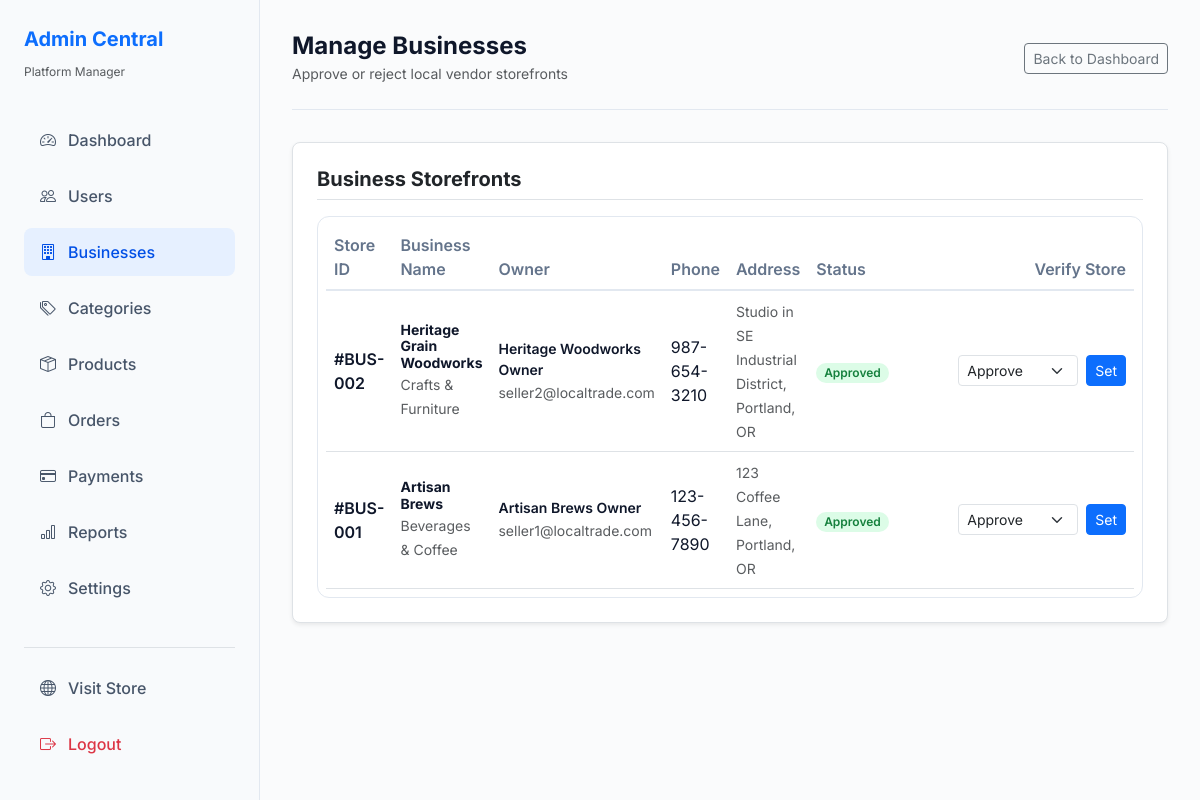
Page /admin/businesses/index.php (signed in) on the committed database.
### tables this page shows
CREATE TABLE IF NOT EXISTS `businesses` (
  `id` INT AUTO_INCREMENT PRIMARY KEY,
  `owner_id` INT NOT NULL,
  `business_name` VARCHAR(150) NOT NULL,
  `business_type` VARCHAR(100) NOT NULL,
  `phone` VARCHAR(20) NOT NULL,
  `address` TEXT NOT NULL,
  `logo` VARCHAR(255) DEFAULT NULL,
  `description` TEXT DEFAULT NULL,
  `status` ENUM('pending', 'approved', 'rejected') DEFAULT 'pending',
  `created_at` TIMESTAMP DEFAULT CURRENT_TIMESTAMP,
  FOREIGN KEY (`owner_id`) REFERENCES `users` (`id`) ON DELETE CASCADE
);

CREATE TABLE IF NOT EXISTS `users` (
  `id` INT AUTO_INCREMENT PRIMARY KEY,
  `full_name` VARCHAR(100) NOT NULL,
  `email` VARCHAR(100) NOT NULL UNIQUE,
  `password` VARCHAR(255) NOT NULL,
  `role` ENUM('admin', 'owner', 'customer') NOT NULL,
  `status` ENUM('active', 'inactive', 'pending') DEFAULT 'active',
  `created_at` TIMESTAMP DEFAULT CURRENT_TIMESTAMP
);

### config/config.php (called while the page is built, shortened)
<?php
function sanitize($data) {
    return htmlspecialchars(trim($data), ENT_QUOTES, 'UTF-8');
}
?>

### admin/businesses/index.php (the view, shortened to what this page needs)
<?php
require_once __DIR__ . '/../../config/config.php';
require_once __DIR__ . '/../../includes/functions.php';
$stmt = $pdo->query("
    SELECT b.*, u.full_name as owner_name, u.email as owner_email
    FROM businesses b
    JOIN users u ON b.owner_id = u.id
    ORDER BY b.id DESC
");
$businesses = $stmt->fetchAll();
require_once __DIR__ . '/../../includes/header.php';
?>
<div class="layout-wrapper">
    <?php require_once __DIR__ . '/../../includes/sidebar.php'; ?>
    <div class="main-content">
        <div class="top-navbar">
            <div>
                <h4 class="fw-bold m-0">Manage Businesses</h4>
                <small class="text-muted">Approve or reject local vendor storefronts</small>
            </div>
            <a href="../dashboard.php" class="btn btn-outline-secondary btn-sm">Back to Dashboard</a>
        </div>
        <div class="card border rounded-3 p-4 bg-white shadow-sm">
            <h5 class="fw-bold mb-3 border-bottom pb-2">Business Storefronts</h5>
            <div class="table-responsive">
                <table class="table table-hover m-0">
                    <thead>
                        <tr>
                            <th>Store ID</th>
                            <th>Business Name</th>
                            <th>Owner</th>
                            <th>Phone</th>
                            <th>Address</th>
                            <th>Status</th>
                            <th class="text-end" style="width: 250px;">Verify Store</th>
                        </tr>
                    </thead>
                    <tbody>
                        <?php if (count($businesses) > 0): ?>
                            <?php foreach ($businesses as $bus): ?>
                                <tr>
                                    <td class="fw-semibold">#BUS-<?php echo str_pad($bus['id'], 3, '0', STR_PAD_LEFT); ?></td>
                                    <td>
                                        <h6 class="fw-bold mb-0 small"><?php echo sanitize($bus['business_name']); ?></h6>
                                        <small class="text-muted"><?php echo sanitize($bus['business_type']); ?></small>
                                    </td>
                                    <td>
                                        <div class="small fw-semibold"><?php echo sanitize($bus['owner_name']); ?></div>
                                        <small class="text-muted"><?php echo sanitize($bus['owner_email']); ?></small>
                                    </td>
                                    <td><?php echo sanitize($bus['phone']); ?></td>
                                    <td><span class="small text-muted"><?php echo sanitize($bus['address']); ?></span></td>
                                    <td>
                                        <span class="badge badge-status status-<?php echo $bus['status']; ?>">
                                            <?php echo ucfirst($bus['status']); ?>
                                        </span>
                                    </td>
                                    <td class="text-end">
                                        <form action="index.php" method="POST" class="d-flex align-items-center justify-content-end gap-2">
                                            <select name="status" class="form-select form-select-sm" style="width: 120px;">
                                                <option value="approved" <?php echo $bus['status'] === 'approved' ? 'selected' : ''; ?>>Approve</option>
                                            </select>
                                            <button type="submit" name="update_business_status" class="btn btn-primary btn-sm">Set</button>
                                        </form>
                                    </td>
                                </tr>
                            <?php endforeach; ?>
                        <?php else: ?>
                            <tr>
                                <td colspan="7" class="text-center py-4 text-muted">No businesses registered on the platform yet.</td>
                            </tr>
                        <?php endif; ?>
                    </tbody>
                </table>
            </div>
        </div>
    </div>
</div>
<?php require_once __DIR__ . '/../../includes/footer.php'; ?>

### assets/css/style.css (style rules this page uses)
:root { --primary-blue: #004fe6; --primary-blue-hover: #003db3; --primary-blue-light: #e6f0ff; --dark-slate: #0f172a; --text-muted: #64748b; --border-color: #e2e8f0; --card-shadow: 0 4px 6px -1px rgb(0 0 0 / 0.05), 0 2px 4px -2px rgb(0 0 0 / 0.05); --card-shadow-hover: 0 10px 15px -3px rgb(0 0 0 / 0.1), 0 4px 6px -4px rgb(0 0 0 / 0.1); --sidebar-bg: #f8fafc; --bg-main: #f1f5f9; }
body { font-family: 'Inter', sans-serif; color: var(--dark-slate); background-color: #fafbfc; }
.layout-wrapper { display: flex; min-height: 100vh; }
.main-content { flex-grow: 1; background-color: #fafbfc; padding: 2rem; overflow-y: auto; }
.top-navbar { display: flex; align-items: center; justify-content: space-between; padding-bottom: 1.5rem; border-bottom: 1px solid var(--border-color); margin-bottom: 2rem; }
.badge-status { padding: 0.35em 0.65em; font-size: 0.75em; font-weight: 600; border-radius: 50rem; }
.status-approved, .status-active, .status-paid, .status-delivered, .status-completed { background-color: #dcfce7; color: #15803d; }
.table-responsive { border: 1px solid var(--border-color); border-radius: 12px; background: #ffffff; padding: 0.5rem; }
.table th { font-weight: 600; color: var(--text-muted); border-bottom: 2px solid var(--border-color); background: #ffffff; }
.table td { vertical-align: middle; color: var(--dark-slate); }

### rows in the picture
businesses: id "002", business_name "Heritage Grain Woodworks", business_type "Crafts & Furniture", owner.full_name "Heritage Woodworks Owner", owner.email "seller2@localtrade.com", phone "987-654-3210", address "Studio in SE Industrial District, Portland, OR", status "Approved", status "Approve"
businesses: id "001", business_name "Artisan Brews", business_type "Beverages & Coffee", owner.full_name "Artisan Brews Owner", owner.email "seller1@localtrade.com", phone "123-456-7890", address "123 Coffee Lane, Portland, OR", status "Approved", status "Approve"
